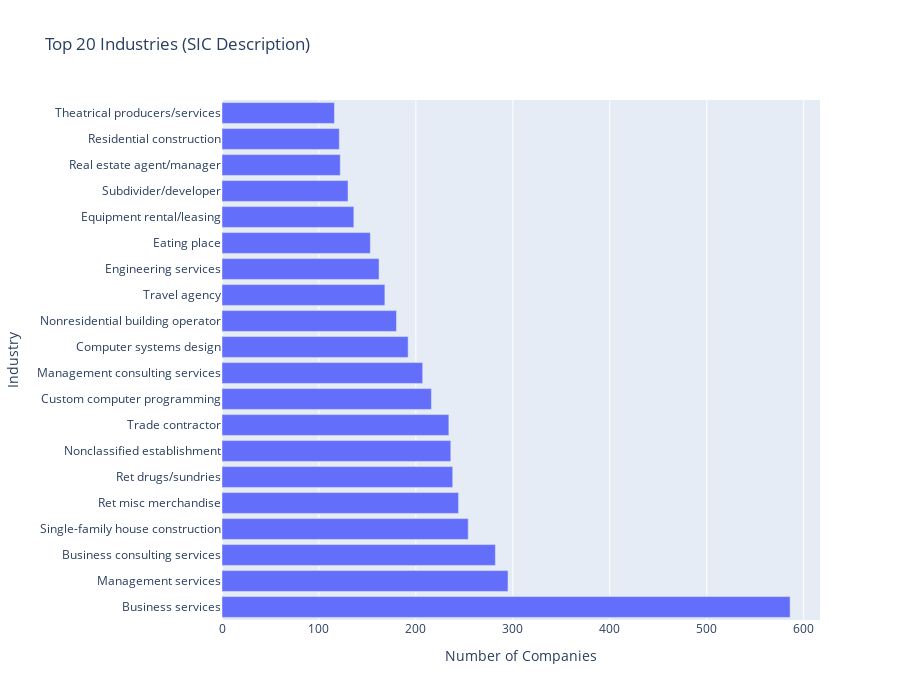

The notebook cell this image was saved under:
### Markdown cell above
### 4.3 Industry Analysis

### Code cell
# SIC Code Analysis
df['SIC Description'] = df['SIC Description'].str.strip()
industry_dist = df['SIC Description'].value_counts().head(20)

fig = px.bar(x=industry_dist.values, y=industry_dist.index, orientation='h',
             title='Top 20 Industries (SIC Description)',
             labels={'x': 'Number of Companies', 'y': 'Industry'})
fig.update_layout(height=700)
fig.show()

### Figure 1 — Plotly figure (JSON) as saved in the notebook; plotly's stock layout.template omitted (floating-point values rounded to 4 significant figures)
{"data": [{"hovertemplate": "Number of Companies=%{x}<br>Industry=%{y}<extra></extra>", "legendgroup": "", "marker": {"color": "#636efa", "pattern": {"shape": ""}}, "name": "", "orientation": "h", "showlegend": false, "textposition": "auto", "type": "bar", "x": [586, 295, 282, 254, 244, 238, 236, 234, 216, 207, 192, 180, 168, 162, 153, 136, 130, 122, 121, 116], "xaxis": "x", "y": ["Business services", "Management services", "Business consulting services", "Single-family house construction", "Ret misc merchandise", "Ret drugs/sundries", "Nonclassified establishment", "Trade contractor", "Custom computer programming", "Management consulting services", "Computer systems design", "Nonresidential building operator", "Travel agency", "Engineering services", "Eating place", "Equipment rental/leasing", "Subdivider/developer", "Real estate agent/manager", "Residential construction", "Theatrical producers/services"], "yaxis": "y"}], "layout": {"barmode": "relative", "height": 700, "legend": {"tracegroupgap": 0}, "title": {"text": "Top 20 Industries (SIC Description)"}, "xaxis": {"anchor": "y", "domain": [0, 1], "title": {"text": "Number of Companies"}}, "yaxis": {"anchor": "x", "domain": [0, 1], "title": {"text": "Industry"}}}}
